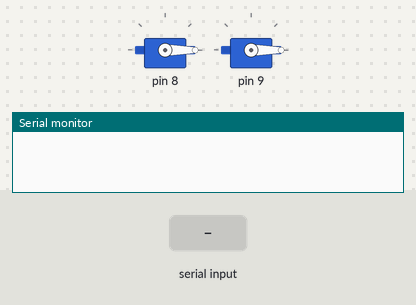
Bench run of a sketch on a simulated Arduino Uno, built with avr-gcc and run on an emulated ATmega328P. Parts: 2 × servo, the last lines printed to the serial monitor. The test bench sets the inputs (shaded band).

Above: at 1.2 s.
1.3 s: "90,45\n" received over Serial
At 1.9 s:
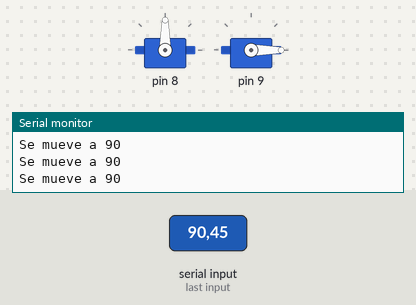
2.8 s: "30,150\n" received over Serial
At 4.0 s:
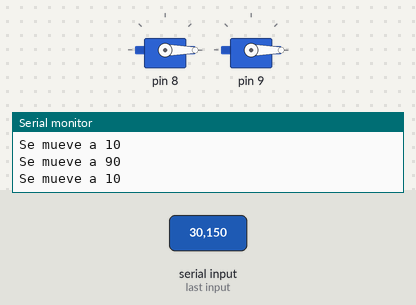
4.3 s: "5\n" received over Serial
At 5.2 s:
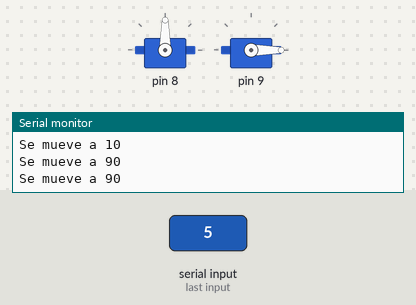
Timing chart, 0 to 7.3 s (numbered marks = the images above; inputs shaded):
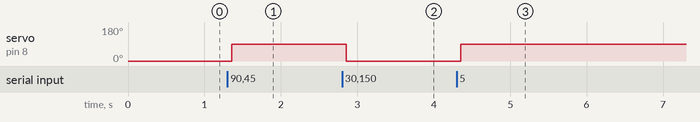

Measured:
- after the input at 1.3 s, servo on pin 8: 0° → 90° after 0.06 s
- after the input at 2.8 s, servo on pin 8: 90° → 0° after 0.06 s
- after the input at 4.3 s, servo on pin 8: 0° → 90° after 0.05 s

The sketch:

Chapa_2Servo_.ino
```cpp
#include <Servo.h>
#define DEBUG(a) Serial.println(a);

Servo servo1;//servo seguro
Servo servo2;// servo Puerta
//Servo servo3;
//Servo servo4;
//Servo servo5;
//Servo servo6;

int position = 0;//posicion inicial en 0

int lista[]={1,1,1,1,1,1};
Servo servos[] = {servo1, servo2};
void setup()
{
  Serial.begin(9600);
  Serial.setTimeout(50);
  servos[0].attach(8); //Definicion del pin para el servo que abrir el seguro
  servos[1].attach(9); // Definicion del pin para el servo que abre la puerta
  servos[0].write(0);
  servos[1].write(0);
}

void loop()
{
  if (Serial.available() > 0) {
      int data = Serial.parseInt();

      if (lista[data]) {
        servos[data].write(90);
        lista[data] = 0;
        DEBUG("Se mueve a 90");
      }
      else {
        servos[data].write(0);
        lista[data] = 1;
        DEBUG("Se mueve a 10");
        }

      }
}
```
